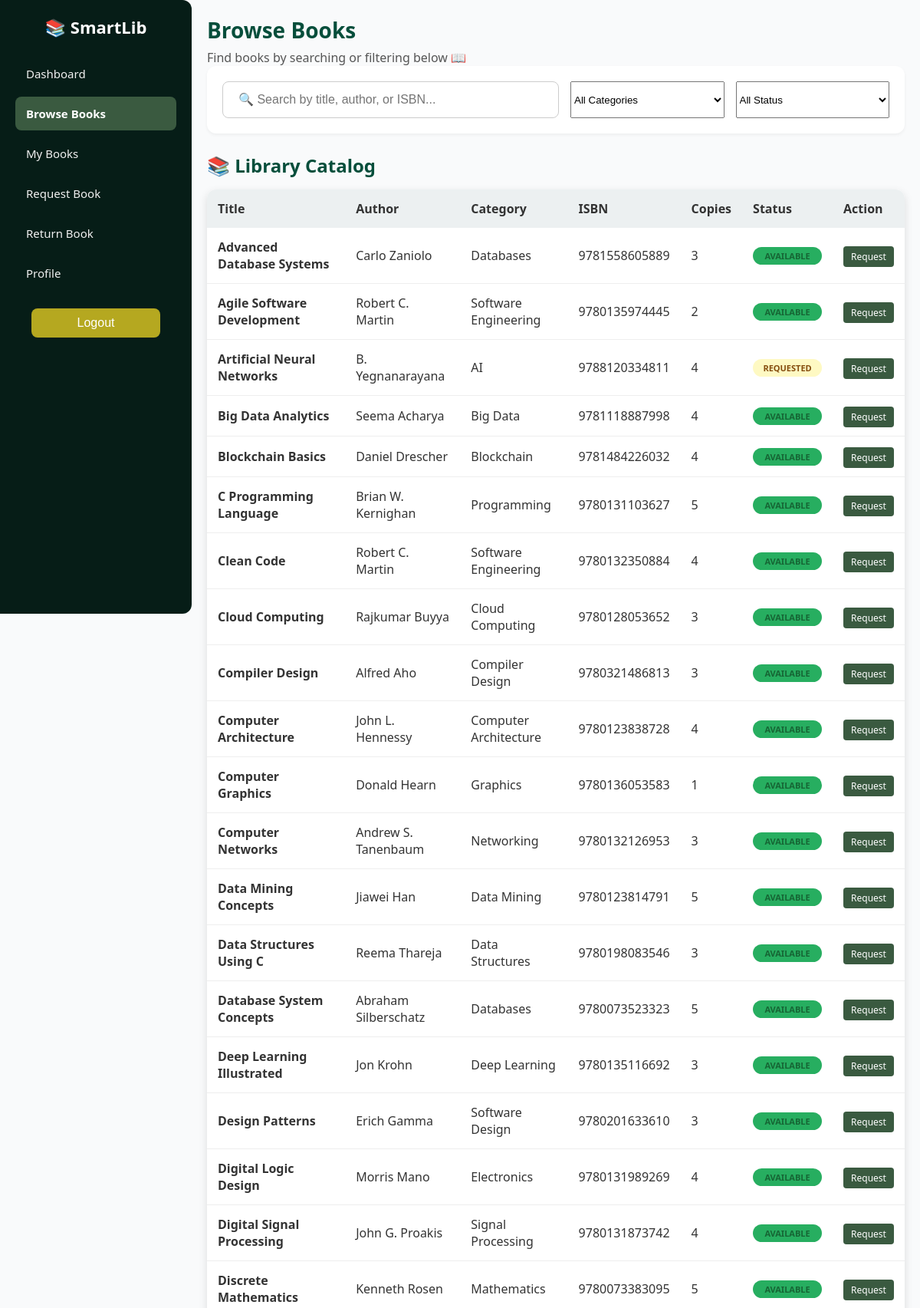
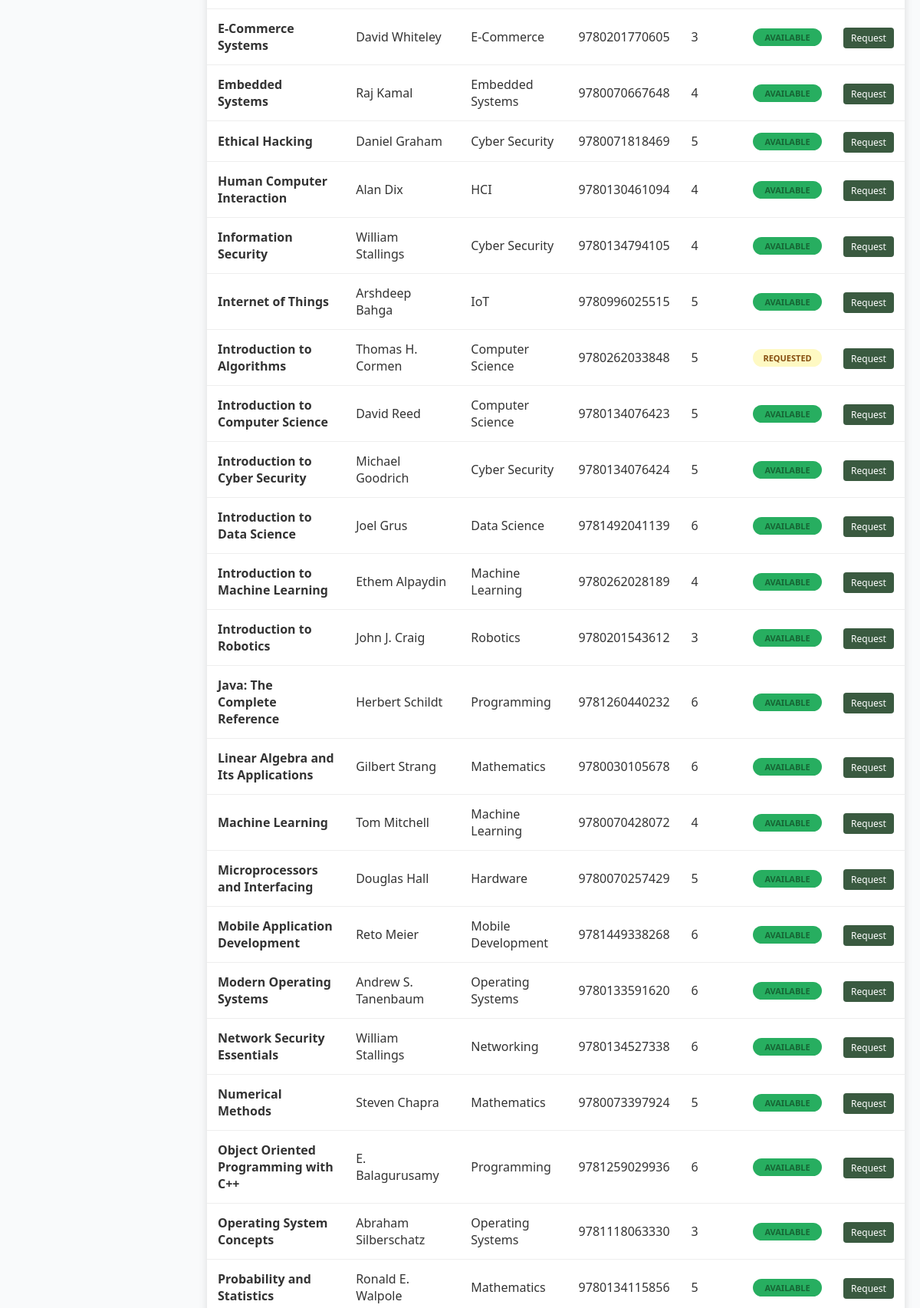
The page /student/browse.php (signed in, upper part) on the database its author committed (2 pictures, top to bottom).
### tables this page shows
CREATE TABLE `books` (
  `book_id` int(11) NOT NULL,
  `title` varchar(150) NOT NULL,
  `author` varchar(100) DEFAULT NULL,
  `category` varchar(100) DEFAULT NULL,
  `isbn` varchar(50) DEFAULT NULL,
  `publisher` varchar(100) DEFAULT NULL,
  `year_published` int(11) DEFAULT NULL,
  `copies_available` int(11) DEFAULT 1,
  `status` enum('available','borrowed','requested','') DEFAULT NULL
);

### student/browse.php (the view, shortened to what this page needs)
<?php
include '../SmartLib.php';
?>
<!DOCTYPE html>
<html lang="en">
<head>
  <link rel="stylesheet" href="../assets/styles/theme.css" />
  <link rel="stylesheet" href="../assets/styles/layout.css" />
  <link rel="stylesheet" href="../assets/styles/student.css" />
</head>
<body>
  <?php include '../partials/sidebar.php'; ?>
  <div class="main-content">
    <header>
      <h1>Browse Books</h1>
      <p>Find books by searching or filtering below 📖</p>
    </header>
    <section class="search-section">
      <input type="text" id="searchInput" placeholder="🔍 Search by title, author, or ISBN..." style="flex: 2;">
      <select id="categoryFilter" class="filter" style="flex: 1;">
        <option value="">All Categories</option>
      </select>
      <select id="statusFilter" class="filter" style="flex: 1;">
        <option value="">All Status</option>
      </select>
    </section>
    <section class="book-list-section">
      <h2>📚 Library Catalog</h2>
      <table id="bookTable">
        <thead>
          <tr>
            <th>Title</th>
            <th>Author</th>
            <th>Category</th>
            <th>ISBN</th>
            <th>Copies</th>
            <th>Status</th>
            <th>Action</th>
          </tr>
        </thead>
        <tbody id="bookData">
          <?php
          $sql = "SELECT * FROM books ORDER BY title ASC";
          $result = $conn->query($sql);
          if ($result && $result->num_rows > 0) {
            while ($row = $result->fetch_assoc()) {
              $status = strtolower($row['status']);
              $displayStatus = ucfirst($status);
              echo "
                  <tr>
                    <td><strong>" . htmlspecialchars($row['title']) . "</strong></td>
                    <td>" . htmlspecialchars($row['author']) . "</td>
                    <td>" . htmlspecialchars($row['category']) . "</td>
                    <td>" . htmlspecialchars($row['isbn']) . "</td>
                    <td>" . $row['copies_available'] . "</td>
                    <td><span class='status $status'>$displayStatus</span></td>
                    <td>";
              if ($row['copies_available'] > 0 && $status !== 'issued') {
                echo "<a href='request.php?book_id={$row['book_id']}' class='btn-small' style='text-decoration:none; background:#3a5a40; color:white; padding:5px 10px; border-radius:4px; font-size:12px;'>Request</a>";
              } else {
                echo "<span style='color:#999; font-size:12px;'>Unavailable</span>";
              }
              echo "</td>
                  </tr>
              ";
            }
          } else {
            echo "<tr><td colspan='7' style='text-align:center;'>No books found.</td></tr>";
          }
          ?>
        </tbody>
      </table>
    </section>
  </div>
</body>
</html>

### assets/styles/theme.css (style rules this page uses)
:root { --green-950: #03110d; --green-900: #061d17; --green-800: #083326; --green-700: #064e3b; --green-600: #1f5134; --green-500: #2f6b4a; --green-400: #3a5a40; --green-300: #7fbf9f; --green-200: #bfe3d1; --green-100: #e7f5ef; --accent: #10b981; --danger: #c0392b; --warning: #b5a820; --text: #333333; --muted: #555555; --bg: #f9fafb; --white: #ffffff; --shadow: 0 4px 12px rgba(0, 0, 0, 0.12); --soft-shadow: 0 6px 18px rgba(0, 0, 0, 0.14); --radius: 12px; }
* { margin: 0; padding: 0; box-sizing: border-box; }
html, body { height: 100%; font-family: "Segoe UI", Arial, sans-serif; color: var(--text); background: var(--bg); }

### assets/styles/layout.css (style rules this page uses)
.main-content { margin-left: 250px; padding: 20px; width: calc(100% - 250px); }
header h1 { font-size: 28px; margin-bottom: 6px; color: var(--green-700); }
header p { color: var(--muted); }
.status { padding: 6px 18px; border-radius: 20px; font-weight: 600; font-size: 14px; color: var(--white); display: inline-block; min-width: 90px; text-align: center; }
.status.available { background: #27ae60; }

### assets/styles/student.css (style rules this page uses)
.search-section { margin-bottom: 20px; }
.search-section input { width: 100%; padding: 14px 20px; font-size: 16px; border-radius: 8px; border: 1.5px solid #ccc; outline: none; transition: border-color 0.2s ease, box-shadow 0.2s ease; background: var(--white); }
.book-list-section h2 { margin-bottom: 15px; font-size: 24px; color: var(--green-700); }
table { width: 100%; border-collapse: collapse; min-width: 600px; background: var(--white); border-radius: var(--radius); overflow: hidden; box-shadow: var(--shadow); }
thead th { text-align: left; padding: 14px; background: #ecf0f1; color: var(--text); }
tbody td { padding: 14px; border-bottom: 1px solid #eee; }
.status.available { background: #27ae60; }

### student/browse.php (style rules this page uses)
.status { padding: 4px 10px; border-radius: 12px; font-size: 11px; font-weight: bold; text-transform: uppercase; display: inline-block; }
.available { background: #dcfce7; color: #166534; }
.requested { background: #fef9c3; color: #854d0e; }
.search-section { display: flex; gap: 15px; background: #fff; padding: 20px; border-radius: 12px; box-shadow: 0 2px 4px rgba(0, 0, 0, 0.05); margin-bottom: 25px; }

### rows shown on the page
books: title "Advanced Database Systems", author "Carlo Zaniolo", category "Databases", isbn "9781558605889", copies_available "3", status "AVAILABLE"
books: title "Agile Software Development", author "Robert C. Martin", category "Software Engineering", isbn "9780135974445", copies_available "2", status "AVAILABLE"
books: title "Artificial Neural Networks", author "B. Yegnanarayana", category "AI", isbn "9788120334811", copies_available "4", status "REQUESTED"
books: title "Big Data Analytics", author "Seema Acharya", category "Big Data", isbn "9781118887998", copies_available "4", status "AVAILABLE"
books: title "Blockchain Basics", author "Daniel Drescher", category "Blockchain", isbn "9781484226032", copies_available "4", status "AVAILABLE"
books: title "C Programming Language", author "Brian W. Kernighan", category "Programming", isbn "9780131103627", copies_available "5", status "AVAILABLE"
books: title "Clean Code", author "Robert C. Martin", category "Software Engineering", isbn "9780132350884", copies_available "4", status "AVAILABLE"
books: title "Cloud Computing", author "Rajkumar Buyya", category "Cloud Computing", isbn "9780128053652", copies_available "3", status "AVAILABLE"
books: title "Compiler Design", author "Alfred Aho", category "Compiler Design", isbn "9780321486813", copies_available "3", status "AVAILABLE"
books: title "Computer Architecture", author "John L. Hennessy", category "Computer Architecture", isbn "9780123838728", copies_available "4", status "AVAILABLE"
books: title "Computer Graphics", author "Donald Hearn", category "Graphics", isbn "9780136053583", copies_available "1", status "AVAILABLE"
books: title "Computer Networks", author "Andrew S. Tanenbaum", category "Networking", isbn "9780132126953", copies_available "3", status "AVAILABLE"
books: title "Data Mining Concepts", author "Jiawei Han", category "Data Mining", isbn "9780123814791", copies_available "5", status "AVAILABLE"
books: title "Data Structures Using C", author "Reema Thareja", category "Data Structures", isbn "9780198083546", copies_available "3", status "AVAILABLE"
books: title "Database System Concepts", author "Abraham Silberschatz", category "Databases", isbn "9780073523323", copies_available "5", status "AVAILABLE"
books: title "Deep Learning Illustrated", author "Jon Krohn", category "Deep Learning", isbn "9780135116692", copies_available "3", status "AVAILABLE"
books: title "Design Patterns", author "Erich Gamma", category "Software Design", isbn "9780201633610", copies_available "3", status "AVAILABLE"
books: title "Digital Logic Design", author "Morris Mano", category "Electronics", isbn "9780131989269", copies_available "4", status "AVAILABLE"
books: title "Digital Signal Processing", author "John G. Proakis", category "Signal Processing", isbn "9780131873742", copies_available "4", status "AVAILABLE"
books: title "Discrete Mathematics", author "Kenneth Rosen", category "Mathematics", isbn "9780073383095", copies_available "5", status "AVAILABLE"
books: title "E-Commerce Systems", author "David Whiteley", category "E-Commerce", isbn "9780201770605", copies_available "3", status "AVAILABLE"
books: title "Embedded Systems", author "Raj Kamal", category "Embedded Systems", isbn "9780070667648", copies_available "4", status "AVAILABLE"
books: title "Ethical Hacking", author "Daniel Graham", category "Cyber Security", isbn "9780071818469", copies_available "5", status "AVAILABLE"
books: title "Human Computer Interaction", author "Alan Dix", category "HCI", isbn "9780130461094", copies_available "4", status "AVAILABLE"
books: title "Information Security", author "William Stallings", category "Cyber Security", isbn "9780134794105", copies_available "4", status "AVAILABLE"
books: title "Internet of Things", author "Arshdeep Bahga", category "IoT", isbn "9780996025515", copies_available "5", status "AVAILABLE"
books: title "Introduction to Algorithms", author "Thomas H. Cormen", category "Computer Science", isbn "9780262033848", copies_available "5", status "REQUESTED"
books: title "Introduction to Computer Science", author "David Reed", category "Computer Science", isbn "9780134076423", copies_available "5", status "AVAILABLE"
books: title "Introduction to Cyber Security", author "Michael Goodrich", category "Cyber Security", isbn "9780134076424", copies_available "5", status "AVAILABLE"
books: title "Introduction to Data Science", author "Joel Grus", category "Data Science", isbn "9781492041139", copies_available "6", status "AVAILABLE"
books: title "Introduction to Machine Learning", author "Ethem Alpaydin", category "Machine Learning", isbn "9780262028189", copies_available "4", status "AVAILABLE"
books: title "Introduction to Robotics", author "John J. Craig", category "Robotics", isbn "9780201543612", copies_available "3", status "AVAILABLE"
books: title "Java: The Complete Reference", author "Herbert Schildt", category "Programming", isbn "9781260440232", copies_available "6", status "AVAILABLE"
books: title "Linear Algebra and Its Applications", author "Gilbert Strang", category "Mathematics", isbn "9780030105678", copies_available "6", status "AVAILABLE"
books: title "Machine Learning", author "Tom Mitchell", category "Machine Learning", isbn "9780070428072", copies_available "4", status "AVAILABLE"
books: title "Microprocessors and Interfacing", author "Douglas Hall", category "Hardware", isbn "9780070257429", copies_available "5", status "AVAILABLE"
books: title "Mobile Application Development", author "Reto Meier", category "Mobile Development", isbn "9781449338268", copies_available "6", status "AVAILABLE"
books: title "Modern Operating Systems", author "Andrew S. Tanenbaum", category "Operating Systems", isbn "9780133591620", copies_available "6", status "AVAILABLE"
books: title "Network Security Essentials", author "William Stallings", category "Networking", isbn "9780134527338", copies_available "6", status "AVAILABLE"
books: title "Numerical Methods", author "Steven Chapra", category "Mathematics", isbn "9780073397924", copies_available "5", status "AVAILABLE"
books: title "Object Oriented Programming with C++", author "E. Balagurusamy", category "Programming", isbn "9781259029936", copies_available "6", status "AVAILABLE"
books: title "Operating System Concepts", author "Abraham Silberschatz", category "Operating Systems", isbn "9781118063330", copies_available "3", status "AVAILABLE"
books: title "Probability and Statistics", author "Ronald E. Walpole", category "Mathematics", isbn "9780134115856", copies_available "5", status "AVAILABLE"
